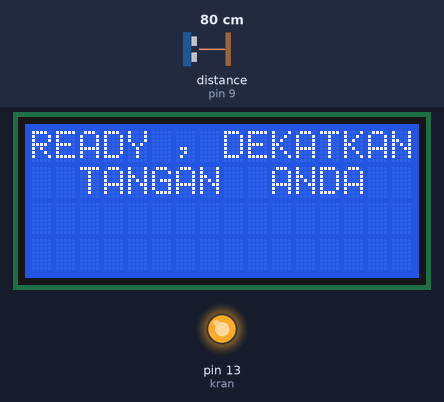
Recording of a sketch running on a simulated Arduino Uno, built with avr-gcc and run on an emulated ATmega328P. Parts: 16×4 character LCD, output pins drawn as LEDs (lit = HIGH). Wiring (inferred from the names in the program): ultrasonic range finder: trigger pin 8; echo pin 9. Inputs (shaded band) come from the test bench; at power-on: distance to the obstacle (sensor on pin 9) 80 cm. The echo pulse lasts 58.3 µs per cm; pins used as bus, display or sensor lines are not drawn.

Above: at 9.7 s.
9.8 s: distance to the obstacle (sensor on pin 9) set to 45 cm
11.3 s: distance to the obstacle (sensor on pin 9) set to 36 cm
At 12.5 s:
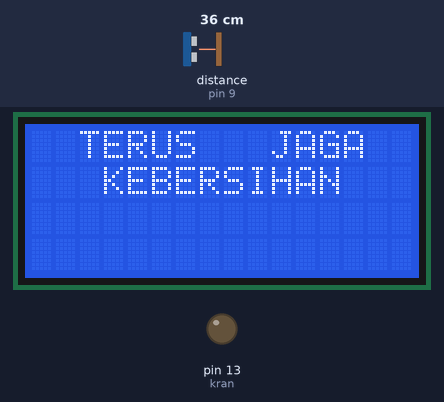
12.8 s: distance to the obstacle (sensor on pin 9) set to 60 cm
At 13.8 s:
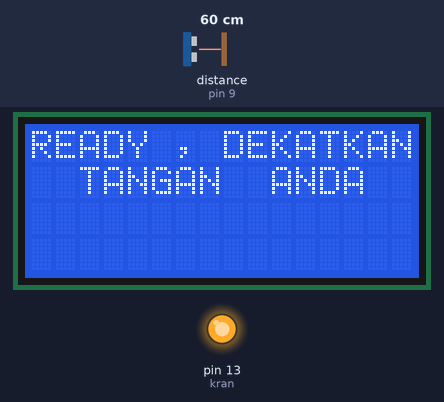
14.3 s: distance to the obstacle (sensor on pin 9) set to 2 cm
At 15.2 s:
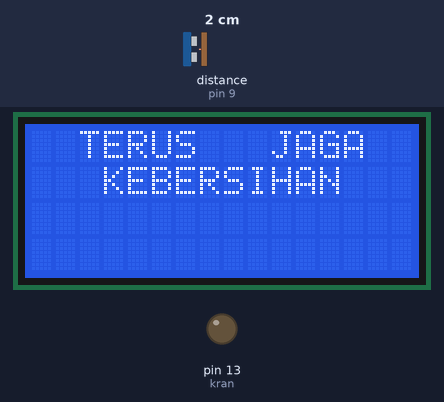
Timing chart, 0 to 16.8 s (numbered marks = the images above; inputs shaded):
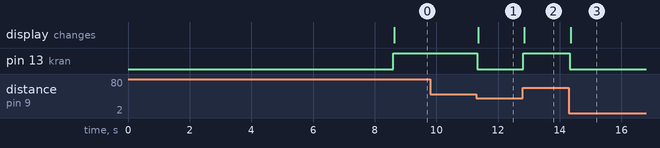

The sketch:

koding.ino
```cpp
#include <LiquidCrystal_I2C.h>
LiquidCrystal_I2C lcd(0x27, 16,4);
const int pinTrig = 8;
const int pinEcho = 9;
const int kran = 13;
int jarak;

void setup() {
  // put your setup code here, to run once:
 lcd.init();
 lcd.backlight();
 lcd.setCursor(0,0);
 lcd.setCursor(0,0);
 lcd.print("  KHAMIM-ANGGI");
 lcd.setCursor(0,1);
 lcd.print("FUDIN-KAHFI-ALIF");

 pinMode(pinTrig, OUTPUT);
 pinMode(pinEcho, INPUT);
 pinMode(kran,OUTPUT);
 digitalWrite(kran,LOW);
 delay (8500);

}
void loop() {
  // put your main code here, to run repeatedly:
 digitalWrite(pinTrig, HIGH);
 delayMicroseconds(10);
 digitalWrite(pinTrig, LOW);
 float durasi = pulseIn(pinEcho, HIGH);
 jarak =(durasi *0.034)/2;
 Serial.println (jarak );

if (jarak < 40) {
  digitalWrite(kran,LOW);
  lcd.setCursor(00,00);
  lcd.print("  TERUS   JAGA    ");
  lcd.setCursor(00,01);
  lcd.print ("   KEBERSIHAN    " );
}
else {
  digitalWrite(kran,HIGH);
  lcd.setCursor(00,00);
  lcd.print("READY , DEKATKAN  ");
  lcd.setCursor(00,01);
  lcd.print ("  TANGAN  ANDA   ");
}
}
```

Measured:
- the behaviour switches between 41 and 40 cm on distance to the obstacle (sensor on pin 9) (found by bisection; images 0 and 1)
- after the input at 9.8 s, every drawn part: stays the same
- after the input at 11.3 s, pin 13 (kran): HIGH → LOW at once; the display: changes after 0.05 s (image 1)
- after the input at 12.8 s, pin 13 (kran): LOW → HIGH at once; the display: changes after 0.05 s (image 2)
- after the input at 14.3 s, pin 13 (kran): HIGH → LOW at once; the display: changes after 0.06 s (image 3)
